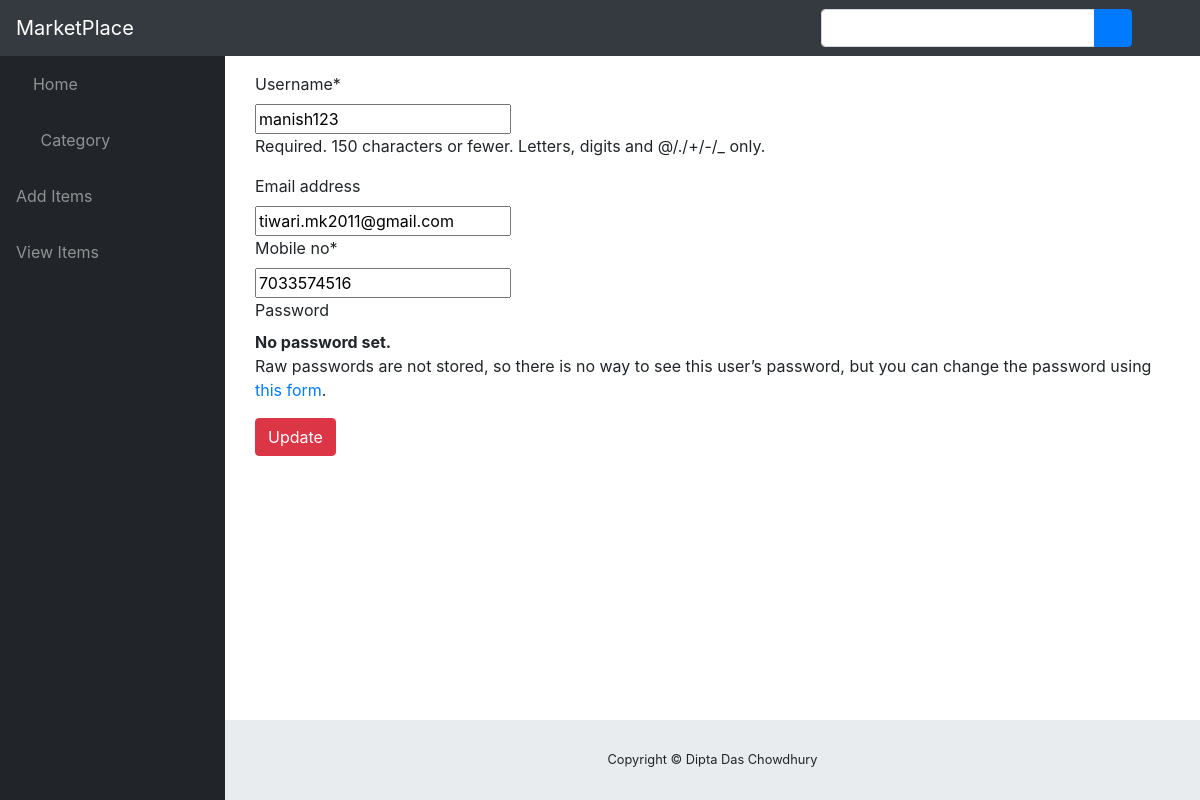
Screenshot of /accounts/profile/edit/ (signed in) with the database file from the repository.
### accounts/models.py (models this page shows, shortened)
class CustomUser(AbstractUser):
    mobile_no=models.CharField(max_length=120)

### accounts/views.py (the view)
@login_required
def edit_profile(request):
    if request.method == 'POST':
        form = CustomUserChangeForm(request.POST, instance=request.user)
        if form.is_valid():
            form.save()
            return redirect(reverse('edit_profile'))
    else:
        form = CustomUserChangeForm(instance=request.user)
        args = {'form': form}
        return render(request, 'registration/edit_profile.html', args)

### accounts/forms.py
class CustomUserChangeForm(UserChangeForm):
    class Meta:
        model = CustomUser
        fields = ('username', 'email','mobile_no')

### templates/registration/edit_profile.html (shortened to what this page needs)
{% extends 'first_app/basic.html' %}
{% load bootstrap3 %}
{% load crispy_forms_tags %}
{% load staticfiles %}
{% block content %}
<body>
  <div class="container">
      <form method="post">
          {{ form | crispy  }}
          <button type="submit" onclick="return confirm('Are you sure you want update your details?');"class="btn btn-danger">Update</button>
      </form>
      <br>
  </div>
</body>
{% endblock %}

### rows the page displays
CustomUser: username "manish123", email "tiwari.mk2011@gmail.com", mobile_no "7033574516"
